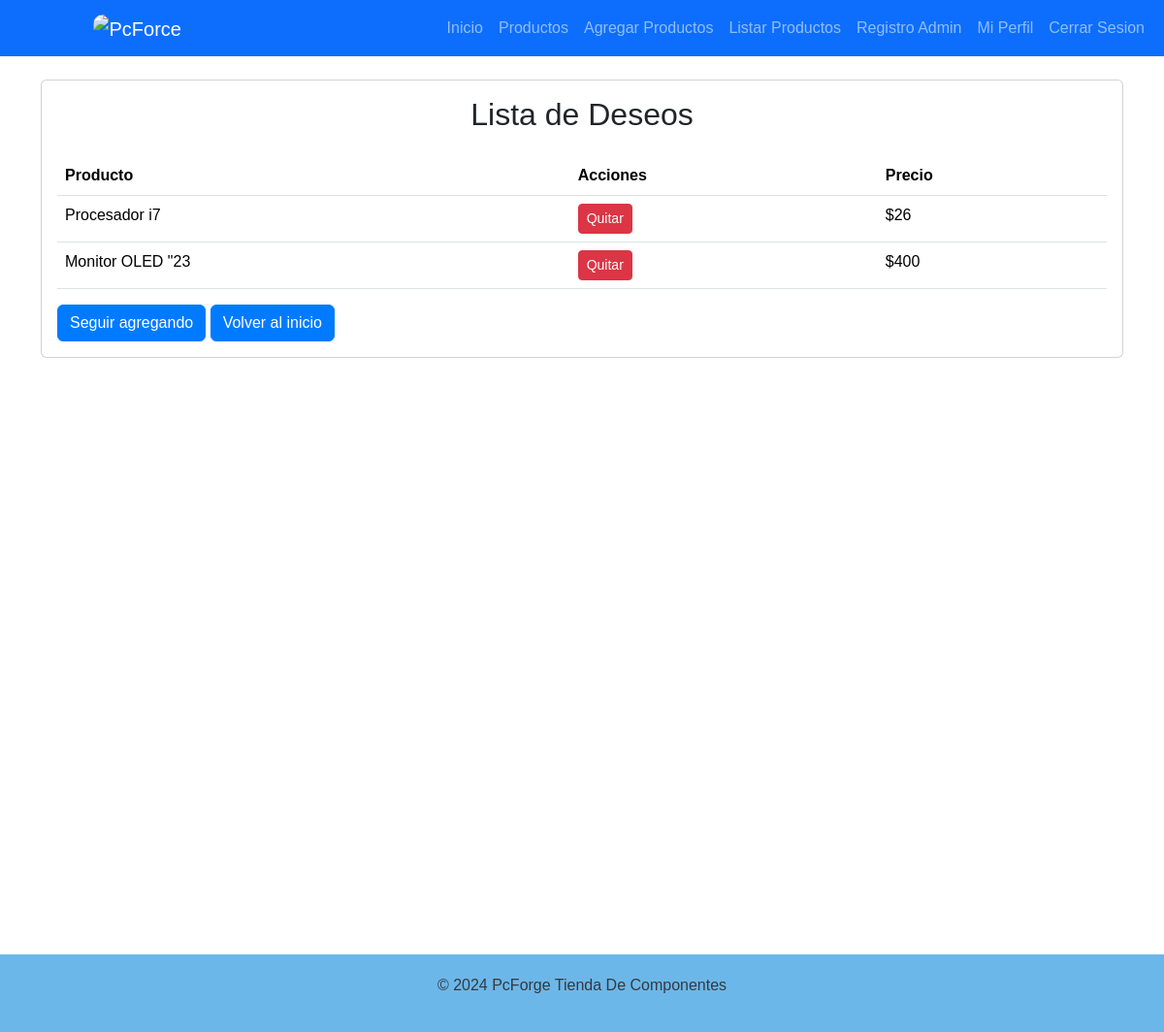
Page /ver-wishlist/ (signed in) on the committed database.
### app/models.py (models this page shows, shortened)
class Producto(models.Model):
    nombre = models.CharField(max_length=255)
    descripcion = models.TextField()
    precio = models.IntegerField()
    nuevo = models.BooleanField()
    stock = models.IntegerField()
    marca = models.ForeignKey(Marca, on_delete=models.PROTECT)
    fecha_fabricacion = models.DateField(null=True, blank=True)
    categoria = models.ForeignKey(Categoria, on_delete=models.PROTECT)
    imagen = models.ImageField(upload_to="productos", null=True, blank=True)
    version = models.ForeignKey(Version, on_delete=models.PROTECT)
    activo = models.BooleanField(default=True)
    tarro = models.ForeignKey(Tarro, on_delete=models.SET_NULL, null=True, blank=True)

### app/views.py (the view)
# urls.py: path('ver-wishlist/',ver_wishlist, name='ver_wishlist'),
@login_required
def ver_wishlist(request):
    wishlist, created = ListaDeseos.objects.get_or_create(usuario=request.user)
    is_cliente = request.user.groups.filter(name='Cliente').exists()
    is_soporte = request.user.groups.filter(name='Soporte').exists()
    is_vendedor = request.user.groups.filter(name='Vendedor').exists()
    is_bodeguero = request.user.groups.filter(name='Bodeguero').exists()
    is_ensamblador = request.user.groups.filter(name='Ensamblador').exists()
    context = {
        'wishlist': wishlist,
        'is_cliente': is_cliente,
        'is_soporte': is_soporte,
        'is_vendedor': is_vendedor,
        'is_bodeguero': is_bodeguero,
        'is_ensamblador': is_ensamblador
    }
    return render(request, 'app/productos/ver_wishlist.html', context)

### app/templates/app/productos/ver_wishlist.html
{% extends 'app/base.html' %}
{% load humanize %}
{% block contenido %}
<div class="container wishlist">
    <br>
    <div class="card">
      <div class="card-body">
  <h2 class="text-center mb-4">Lista de Deseos</h2>
  {% if wishlist.productos.all %}
    <table class="table">
      <thead>
        <tr>
          <th scope="col">Producto</th>
          <th scope="col">Acciones</th>
          <th scope="col">Precio</th>
        </tr>
      </thead>
      <tbody>
        {% for producto in wishlist.productos.all %}
          <tr>
            <td>{{ producto.nombre }}</td>
            <td>
              <a href="{% url 'quitar_de_wishlist' producto.id %}" class="btn btn-danger btn-sm">Quitar</a>
            </td>
            <td>${{ producto.precio | intcomma }}</td>
          </tr>
        {% endfor %}
      </tbody>
    </table>
  {% else %}
    <p class="text-center">Tu lista de deseos está vacía.</p>
  {% endif %}
  <tr>
    <td>
    <a href="{% url 'productos' %}" class="btn btn-primary">Seguir agregando</a>
    <td>
    <td>
    <a href="{% url 'home' %}" class="btn btn-primary">Volver al inicio</a>
    </td>
</div>
</div>
</div>
{% endblock %}

### app/static/app/css/style.css (style rules this page uses)
body { background-image: url(../img/foto_porta.jpg); color: #343a40; font-family: 'Arial', sans-serif; }
.btn-primary { background-color: #007bff; border-color: #007bff; }
.container.wishlist { margin-bottom: 615px !important; }

### rows in the picture
Producto: nombre "Procesador i7", precio "26"
Producto: nombre "Monitor OLED \"23", precio "400"
